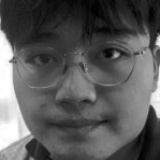
#> input picture backend/data/faces/B6626259_1766309615.jpg, 160 x 160 px; its folder holds only this picture in this run
$ python -i recognize.py   (imports and definitions only)
#> lines starting #> are read from the running program, lines starting #| are printed output that depends on the picture
#> further down, picture is the input picture: shape (160, 160, 3); min 0, max 255, mean 88.8
import cv2
import numpy as np
import os

# ขนาดภาพใบหน้า
FACE_SIZE = (120, 120)

# Cache face cascade
_face_cascade = None

def get_face_cascade():
    global _face_cascade
    if _face_cascade is None:
        _face_cascade = cv2.CascadeClassifier(
            cv2.data.haarcascades + "haarcascade_frontalface_default.xml"
        )
    return _face_cascade

def detect_face(img_bgr):
    """
    ตรวจจับใบหน้าอย่างง่าย
    Return: (face_crop, rect) หรือ (None, None)
    """
    if img_bgr is None:
        return None, None

    cascade = get_face_cascade()
    gray = cv2.cvtColor(img_bgr, cv2.COLOR_BGR2GRAY)
    gray = cv2.equalizeHist(gray)
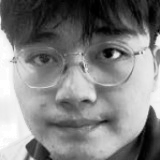
#> gray: shape (160, 160); min 0, max 255, mean 128.3

    # ตรวจจับใบหน้า - ใช้ค่าที่ยืดหยุ่น
    faces = cascade.detectMultiScale(
        gray,
        scaleFactor=1.2,
        minNeighbors=3,
        minSize=(50, 50)
    )
#> faces = [[6, 9, 149, 149]]

    if len(faces) == 0:
        return None, None

    # เอาใบหน้าที่ใหญ่ที่สุด
    (x, y, w, h) = max(faces, key=lambda f: f[2] * f[3])
#> x = 6; y = 9; w = 149; h = 149

    # Crop และ resize
    face_crop = gray[y:y+h, x:x+w]
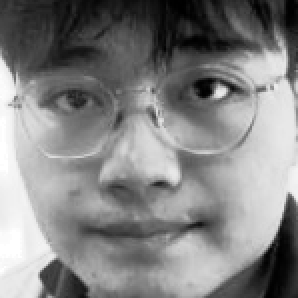
#> face_crop: shape (149, 149) (shown 2 times larger); min 0, max 255, mean 131
    face_crop = cv2.resize(face_crop, FACE_SIZE)
#> face_crop: shape (120, 120)

    return face_crop, (x, y, w, h)

# [26 lines left out: function load_faces_from_db, not called in this run]

# LBPH Model Cache
_recognizer = None
_last_count = 0

# [72 lines left out: functions get_recognizer, invalidate_recognizer_cache, recognize_face, get_best_face, pick_best_quality_frame, not called in this run]

def load_training_data(db_rows):
    """Compatibility wrapper"""
    return load_faces_from_db(db_rows)

def train_lbph(images, labels):
    """Compatibility wrapper"""
    return get_recognizer(images, labels)

def lbph_score_from_confidence(conf):
    """แปลง confidence เป็น score 0-1"""
    return max(0, min(1, 1 - (conf / 150)))

>>> import cv2
>>> picture = cv2.imread('data/faces/B6626259_1766309615.jpg')
>>> result = detect_face(picture)
